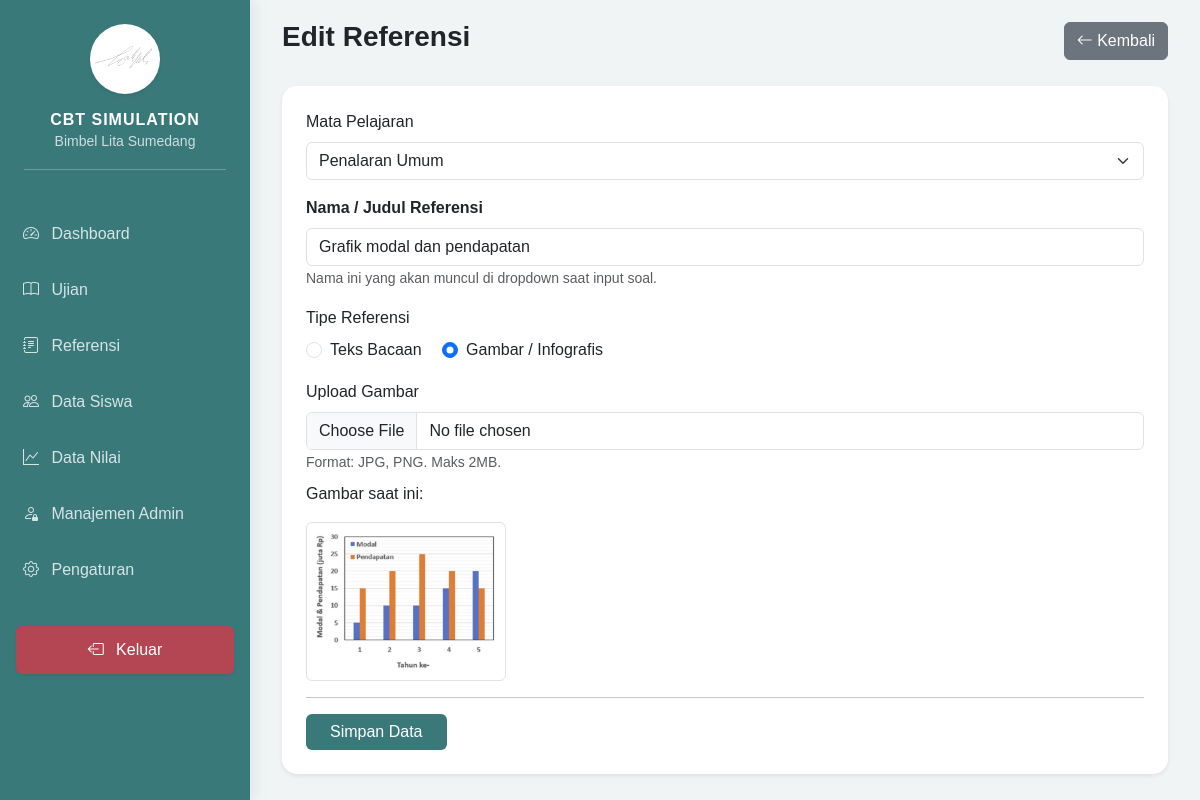
The app's page /admin/dashboard.php?page=references_form&id=16 (signed in) with its own data.
### tables this page shows
CREATE TABLE `references` (
  `id` int NOT NULL,
  `subject_id` int NOT NULL,
  `title` varchar(255) NOT NULL,
  `type` enum('text','image') DEFAULT 'text',
  `content` text,
  `image_path` varchar(255) DEFAULT NULL,
  `created_at` timestamp NULL DEFAULT CURRENT_TIMESTAMP
);

CREATE TABLE `subjects` (
  `id` int NOT NULL,
  `exam_id` int NOT NULL,
  `name` varchar(100) NOT NULL,
  `duration` int NOT NULL,
  `max_score` decimal(10,2) DEFAULT '100.00',
  `sort_order` int NOT NULL DEFAULT '0',
  `is_active` tinyint(1) DEFAULT '1',
  `created_at` timestamp NULL DEFAULT CURRENT_TIMESTAMP
);

### admin/modules/references/form.php (the view, shortened to what this page needs)
<?php
$id = $_GET['id'] ?? null;
$data = null;
if ($id) {
    $stmt = $pdo->prepare("SELECT * FROM `references` WHERE id = ?");
    $stmt->execute([$id]);
    $data = $stmt->fetch();
}
$subjects = $pdo->query("SELECT * FROM subjects ORDER BY name ASC")->fetchAll();
?>
<div class="d-flex justify-content-between align-items-center mb-4">
    <h3 class="fw-bold"><?= $id ? 'Edit' : 'Tambah' ?> Referensi</h3>
    <a href="dashboard.php?page=references" class="btn btn-secondary">
        <i class="bi bi-arrow-left"></i> Kembali
    </a>
</div>
<div class="card border-0 shadow-sm">
    <div class="card-body p-4">
        <form action="modules/references/process.php?action=save" method="POST" enctype="multipart/form-data">
            <div class="mb-3">
                <label class="form-label">Mata Pelajaran</label>
                <select name="subject_id" class="form-select" required>
                    <?php foreach ($subjects as $s): ?>
                        <option value="<?= $s['id'] ?>" <?= ($data['subject_id'] ?? '') == $s['id'] ? 'selected' : '' ?>>
                            <?= htmlspecialchars($s['name']) ?>
                        </option>
                    <?php endforeach; ?>
                </select>
            </div>
            <div class="mb-3">
        <label class="form-label fw-bold">Nama / Judul Referensi</label>
        <input type="text" name="title" class="form-control"
               placeholder="Contoh: Bacaan Teks Proklamasi / Gambar Siklus Air"
               value="<?= htmlspecialchars($data['title'] ?? '') ?>" required>
        <small class="text-muted">Nama ini yang akan muncul di dropdown saat input soal.</small>
    </div>
            <div class="mb-3">
                <label class="form-label d-block">Tipe Referensi</label>
                <div class="form-check form-check-inline">
                    <input class="form-check-input" type="radio" name="type" id="typeText" value="text"
                        <?= ($data['type'] ?? 'text') == 'text' ? 'checked' : '' ?> onclick="toggleType()">
                    <label class="form-check-label" for="typeText">Teks Bacaan</label>
                </div>
                <div class="form-check form-check-inline">
                    <input class="form-check-input" type="radio" name="type" id="typeImage" value="image"
                        <?= ($data['type'] ?? '') == 'image' ? 'checked' : '' ?> onclick="toggleType()">
                    <label class="form-check-label" for="typeImage">Gambar / Infografis</label>
                </div>
            </div>
            <div class="mb-3" id="inputImage" style="display: none;">
                <label class="form-label">Upload Gambar</label>
                <input type="file" name="image" class="form-control" accept="image/*">
                <small class="text-muted">Format: JPG, PNG. Maks 2MB.</small>
                <?php if (!empty($data['image_path'])): ?>
                    <div class="mt-2">
                        <p>Gambar saat ini:</p>
                        <img src="../assets/uploads/references/<?= $data['image_path'] ?>" class="img-thumbnail" width="200">
                    </div>
                <?php endif; ?>
            </div>
            <hr>
            <button type="submit" class="btn btn-primary px-4">Simpan Data</button>
        </form>
    </div>
</div>

### includes/header.php (style rules this page uses)
:root { --sidebar-width: 250px; --primary-teal: #3a797a; --mint-green: #a2d9c1; --mint-light: #f0fdf4; }
body { background-color: #f0f4f4; font-family: 'Poppins', sans-serif; }
.card { border-radius: 15px; border: none; box-shadow: 0 5px 15px rgba(0,0,0,0.05); }
.btn-primary { background-color: var(--primary-teal); border: none; }

### records on screen
references: subject_id "Penalaran Umum", title "Grafik modal dan pendapatan", type "☐ Teks Bacaan", type "☑ Gambar / Infografis", image_path (picture)

### other values on screen
$site_app_name "CBT SIMULATION"
$site_bimbel_name "Bimbel Lita Sumedang"
